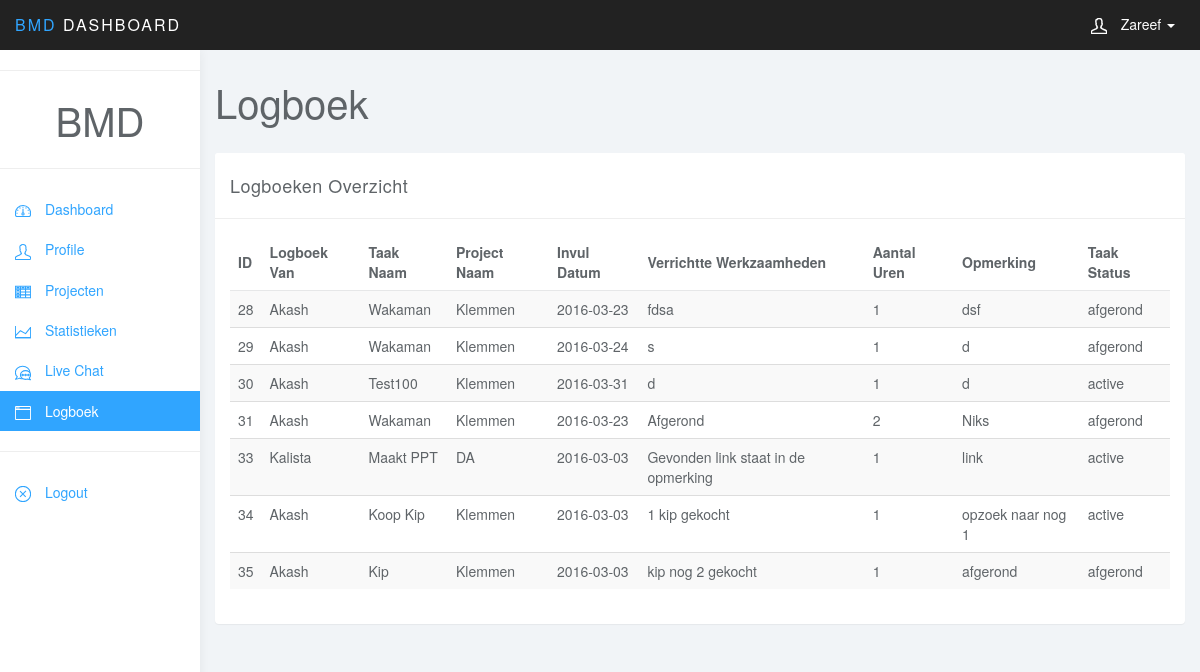
Screenshot of /logboek.php (signed in) with the database file from the repository.
### tables this page shows
CREATE TABLE IF NOT EXISTS `users` (
  `users_id` int(11) NOT NULL AUTO_INCREMENT,
  `users_name` varchar(25) NOT NULL,
  `users_password` varchar(25) NOT NULL,
  `users_type` varchar(11) NOT NULL,
  `users_achternaam` varchar(25) NOT NULL,
  `users_gebdatum` date NOT NULL,
  `users_email` varchar(25) NOT NULL,
  `users_telefoon` varchar(11) NOT NULL,
  `users_activeer` tinyint(1) NOT NULL DEFAULT '1',
  `users_about` text NOT NULL,
  `users_profile` varchar(32) NOT NULL,
  `users_timestmp` timestamp NOT NULL DEFAULT CURRENT_TIMESTAMP ON UPDATE CURRENT_TIMESTAMP,
  PRIMARY KEY (`users_id`)
);

CREATE TABLE IF NOT EXISTS `logboek` (
  `logboek_id` int(11) NOT NULL AUTO_INCREMENT,
  `users_id` varchar(255) NOT NULL,
  `users_name` varchar(255) NOT NULL,
  `invul_datum` date NOT NULL,
  `verrichtte_werkzaamheden` varchar(255) NOT NULL,
  `aantal_uren` int(2) NOT NULL,
  `opmerking` varchar(255) NOT NULL,
  `taken_naam` varchar(225) NOT NULL,
  PRIMARY KEY (`logboek_id`)
);

CREATE TABLE IF NOT EXISTS `projecten_taken_users` (
  `taken_id` int(11) NOT NULL AUTO_INCREMENT,
  `taken_naam` varchar(25) NOT NULL,
  `users_name` varchar(25) NOT NULL,
  `projecten_naam` varchar(25) NOT NULL,
  `taken_status` varchar(225) NOT NULL DEFAULT 'active',
  PRIMARY KEY (`taken_id`),
  UNIQUE KEY `taken_id` (`taken_id`),
  UNIQUE KEY `taken_id_2` (`taken_id`)
);

### core/init.php (called while the page is built, shortened)
<?php
require 'functions/users.php';
if (logged_in() ==- true) {
	$session_user_id = $_SESSION['users_id'];
	$users_data = users_data($session_user_id, 'users_id', 'users_name', 'users_password', 'users_type', 'users_achternaam', 'users_gebdatum', 'users_email', 'users_telefoon', 'users_activeer', 'users_about', 'users_profile');
}
?>

### core/functions/users.php (called while the page is built, shortened)
<?php
function users_data($users_id){
	$users_id = (int)$users_id;
	$func_num_args = func_num_args();
	$func_get_args = func_get_args();
	if ($func_num_args > 1) {
		unset($func_get_args[0]);
		$fields = '`' . implode('`,`', $func_get_args) . '`';
		$data = mysql_fetch_assoc(mysql_query("SELECT $fields FROM users WHERE `users_id` = '$users_id'"));
		return $data;
	}
}
?>

### logboekenlist.php (the view, shortened to what this page needs)
<div id="#div-id" class="row">
      <div class="col-lg-12">
        <div class="panel panel-default">
          <div class="panel-heading">Logboeken Overzicht</div>
          <div class="panel-body">
            <div class="canvas-wrapper">
              <div class="table-responsive">
              <table class="table table-striped">
                  <thead>
                      <tr>
                          <th>ID</th>
                          <th>Logboek Van</th>
                          <th>Taak Naam</th>
                          <th>Project Naam</th>
                          <th>Invul Datum</th>
                          <th>Verrichtte Werkzaamheden</th>
                          <th>Aantal Uren</th>
                          <th>Opmerking</th>
                          <th>Taak Status</th>
                      </tr>
                  </thead>
                  <tbody>
                      <?php
                          $sql = mysql_query("SELECT * FROM logboek");
                          while ($row = mysql_fetch_array($sql)) {
                              $logboek_id = $row['logboek_id'];
                              $users_name = $row['users_name'];
                              $taken_naam = $row['taken_naam'];
                              $invul_datum = $row['invul_datum'];
                              $verrichtte_werkzaamheden = $row['verrichtte_werkzaamheden'];
                              $aantal_uren = $row['aantal_uren'];
                              $opmerking = $row['opmerking'];
                              echo "<tr>";
                              echo "<td>$logboek_id</td>";
                              echo "<td>$users_name</td>";
                              echo "<td>";?>
                              <?php
                                   $sql2 = mysql_query("SELECT * FROM projecten_taken_users WHERE taken_naam = '$taken_naam' AND users_name = '$users_name'" );
                                    while ($fetch = mysql_fetch_array($sql2)) {
                                    $taken_naam = $fetch['taken_naam'];
                                    $taken_status = $fetch['taken_status'];
                                    $projecten_naam = $fetch['projecten_naam'];
                                    echo "$taken_naam</td>";
                                    echo "<td>$projecten_naam</td>";
                                  }
                              echo "<td>$invul_datum</td>";
                              echo "<td>$verrichtte_werkzaamheden</td>";
                              echo "<td>$aantal_uren</td>";
                              echo "<td>$opmerking</td>";
                              echo "<td>$taken_status</td>";
                              echo "</tr>";
                        }
                      ?>
                  </tbody>
              </table>
              </div>
            </div>
          </div>
        </div>
      </div>
</div>

### logboek.php (shortened to what this page needs)
<?php include 'core/init.php';?>
<!DOCTYPE html>
<html>
<head>
<link href="css/bootstrap.min.css" rel="stylesheet">
<link href="css/datepicker3.css" rel="stylesheet">
<link href="css/styles.css" rel="stylesheet">
<link href="css/bootstrap-datetimepicker.css" rel="stylesheet">
</head>
<body>
	<nav class="navbar navbar-inverse navbar-fixed-top" role="navigation">
		<div class="container-fluid">
			<div class="navbar-header">
				<a class="navbar-brand" href="info.php"><span>BMD</span> Dashboard</a>
				<ul class="user-menu">
					<li class="dropdown pull-right">
						<a href="#" class="dropdown-toggle" data-toggle="dropdown"><svg class="glyph stroked male-user"><use xlink:href="#stroked-male-user"></use></svg> <?php echo $users_data['users_name']; ?> <span class="caret"></span></a>
					</li>
				</ul>
			</div>
		</div>
	</nav>
	<div id="sidebar-collapse" class="col-sm-3 col-lg-2 sidebar">
		<ul class="nav menu">
			<li role="presentation" class="divider"></li>
			<li class="sidebarlogo">BMD</li>
			<li role="presentation" class="divider"></li>
			<li><a href="index.php"><svg class="glyph stroked dashboard-dial"><use xlink:href="#stroked-dashboard-dial"></use></svg> Dashboard</a></li>
			<li><a href="profile.php"><svg class="glyph stroked male user "><use xlink:href="#stroked-male-user"/></svg> Profile</a></li>
			<li><a href="projecten.php"><svg class="glyph stroked table"><use xlink:href="#stroked-table"></use></svg> Projecten</a></li>
			<li><a href="statistieken.php"><svg class="glyph stroked line-graph"><use xlink:href="#stroked-line-graph"></use></svg> Statistieken</a></li>
			<li><a href="livechat.php"><svg class="glyph stroked two messages"><use xlink:href="#stroked-two-messages"/></svg> Live Chat</a></li>
			<li class="active"><a href="logboek.php"><svg class="glyph stroked app-window"><use xlink:href="#stroked-app-window"></use></svg> Logboek</a></li>
			<li role="presentation" class="divider"></li>
			<li><a href="logout.php"><svg class="glyph stroked cancel"><use xlink:href="#stroked-cancel"></use></svg> Logout</a></li>
		</ul>
	</div>
	<div class="col-sm-9 col-sm-offset-3 col-lg-10 col-lg-offset-2 main">
		<div class="row">
			<div class="col-lg-12">
				<h1 class="page-header">Logboek</h1>
			</div>
		</div>
		<?php if ($users_data['users_type'] === 'Manager') {
					include 'logboekenlist.php';
				}
		?>
	</div>
</body>
</html>

### css/styles.css (style rules this page uses)
body { background: #f1f4f7; padding-top: 50px; color: #5f6468; }
a, a:hover, a:focus { color: #30a5ff; }
h1, h2, h3, h4, h5, h6 { color: #5f6468; }
h1 { font-weight: 300; font-size: 40px; }
.navbar-header .navbar-brand { color: #fff; font-size: 16px; text-transform: uppercase; font-weight: 500; letter-spacing: 2px; }
.navbar-header .navbar-brand span { color: #30a5ff; }
.panel { border: 0; }
.panel-heading { font-size: 18px; font-weight: 300; letter-spacing: 0.025em; height: 66px; line-height: 45px; }
.panel-default .panel-heading { background: #fff; border-bottom: 1px solid #eee; color: #5f6468; }
.navbar { border: 0; }
.user-menu { display: inline-block; margin-top: 14px; margin-right: 10px; float: right; list-style: none; padding: 0; }
.user-menu a { color: #fff; }
.sidebarlogo { text-align: center; font-size: 40px; }
.sidebar { display: block; background-color: #fff; padding: 0; display: none; }
@media (min-width: 768px) { .sidebar { display: block; position: fixed; top: 50px; bottom: 0; left: 0; z-index: 1000; display: block; margin: 0; padding: 0; overflow-x: hidden; overflow-y: auto; background-color: #fff; box-shadow: 1px 0px 10px rgba(0, 0, 0, .05); } }
@media (min-width: 768px) { .navbar-header { width: 100%; } }
.sidebar ul.nav .active a, .sidebar ul.nav li.parent a.active, .sidebar ul.nav .active > a:hover, .sidebar ul.nav li.parent a.active:hover, .sidebar ul.nav .active > a:focus, .sidebar ul.nav li.parent a.active:focus { color: #fff; background-color: #30a5ff; }
li.divider { border-bottom: 1px solid #eee; margin: 20px 0; list-style: none; list-style-type: none; }
.sidebar ul.nav li.divider { border-bottom: 1px solid #eee; margin: 20px 0; }
h1.page-header { margin-top: 30px; border-bottom: 0; }
.table { background: #fff; }
.table>thead>tr>th { border-bottom: 1px solid #e6e7e8; vertical-align: middle; height: 50px; }
.sidebar .glyph, .user-menu .glyph { height: 16px; width: 16px; margin: 0 10px 0 0; stroke-width: 3px; }
.user-menu .glyph { stroke-width: 4px; }
.glyph.table { background: none; border: none; }

### rows the page displays
users: users_name "Zareef"
logboek: logboek_id "28", users_name "Akash", invul_datum "2016-03-23", verrichtte_werkzaamheden "fdsa", aantal_uren "1", opmerking "dsf", projecten_taken_users.taken_status "afgerond"
projecten_taken_users: taken_naam "Wakaman", projecten_naam "Klemmen"
logboek: logboek_id "29", users_name "Akash", invul_datum "2016-03-24", verrichtte_werkzaamheden "s", aantal_uren "1", opmerking "d", projecten_taken_users.taken_status "afgerond"
logboek: logboek_id "30", users_name "Akash", invul_datum "2016-03-31", verrichtte_werkzaamheden "d", aantal_uren "1", opmerking "d", projecten_taken_users.taken_status "active"
projecten_taken_users: taken_naam "Test100", projecten_naam "Klemmen"
logboek: logboek_id "31", users_name "Akash", invul_datum "2016-03-23", verrichtte_werkzaamheden "Afgerond", aantal_uren "2", opmerking "Niks", projecten_taken_users.taken_status "afgerond"
logboek: logboek_id "33", users_name "Kalista", invul_datum "2016-03-03", verrichtte_werkzaamheden "Gevonden link staat in de opmerking", aantal_uren "1", opmerking "link", projecten_taken_users.taken_status "active"
projecten_taken_users: taken_naam "Maakt PPT", projecten_naam "DA"
logboek: logboek_id "34", users_name "Akash", invul_datum "2016-03-03", verrichtte_werkzaamheden "1 kip gekocht", aantal_uren "1", opmerking "opzoek naar nog 1", projecten_taken_users.taken_status "active"
projecten_taken_users: taken_naam "Koop Kip", projecten_naam "Klemmen"
logboek: logboek_id "35", users_name "Akash", invul_datum "2016-03-03", verrichtte_werkzaamheden "kip nog 2 gekocht", aantal_uren "1", opmerking "afgerond", projecten_taken_users.taken_status "afgerond"
projecten_taken_users: taken_naam "Kip", projecten_naam "Klemmen"
